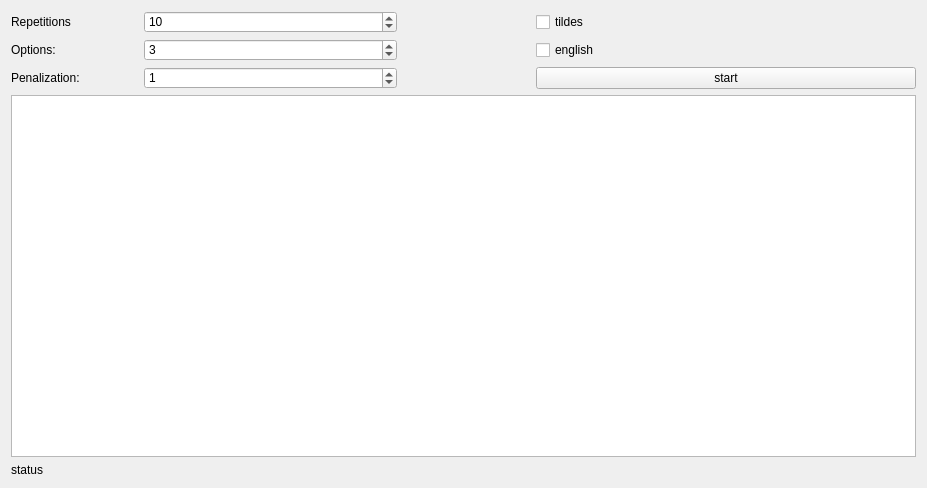
<?xml version="1.0" encoding="UTF-8"?>
<ui version="4.0">
 <class>ortograph</class>
 <widget class="QWidget" name="ortograph">
  <property name="geometry">
   <rect>
    <x>0</x>
    <y>0</y>
    <width>927</width>
    <height>488</height>
   </rect>
  </property>
  <property name="windowTitle">
   <string>ortograph</string>
  </property>
  <property name="styleSheet">
   <string notr="true">QLabel#lbl_question {
	background-color: rgb(255, 255, 255);
	font: 300 16pt;
	color: rgb(0, 0, 200)
}

QLabel#lbl_counter {
	color: rgb(0, 128, 128)
}


QOption {
	background-color: rgb(255, 255, 255, 150);
	border-radius: 10px;
/*    margin-left: 10px;*/
	font: 12pt;
}
</string>
  </property>
  <layout class="QVBoxLayout" name="verticalLayout">
   <item>
    <widget class="QStackedWidget" name="stackedWidget">
     <property name="currentIndex">
      <number>0</number>
     </property>
     <widget class="QWidget" name="page">
      <layout class="QGridLayout" name="gridLayout" columnstretch="1,2,1,3">
       <property name="margin">
        <number>0</number>
       </property>
       <item row="2" column="1">
        <widget class="QSpinBox" name="sb_penalizations">
         <property name="value">
          <number>1</number>
         </property>
        </widget>
       </item>
       <item row="0" column="0">
        <widget class="QLabel" name="label_2">
         <property name="text">
          <string>Repetitions</string>
         </property>
        </widget>
       </item>
       <item row="5" column="0" colspan="4">
        <widget class="QTreeView" name="tv_exam"/>
       </item>
       <item row="2" column="3">
        <widget class="QPushButton" name="pb_start">
         <property name="text">
          <string>start</string>
         </property>
        </widget>
       </item>
       <item row="1" column="0">
        <widget class="QLabel" name="label_3">
         <property name="text">
          <string>Options:</string>
         </property>
        </widget>
       </item>
       <item row="1" column="1">
        <widget class="QSpinBox" name="sb_options">
         <property name="maximum">
          <number>10</number>
         </property>
         <property name="value">
          <number>3</number>
         </property>
        </widget>
       </item>
       <item row="2" column="2">
        <spacer name="horizontalSpacer">
         <property name="orientation">
          <enum>Qt::Horizontal</enum>
         </property>
         <property name="sizeHint" stdset="0">
          <size>
           <width>40</width>
           <height>20</height>
          </size>
         </property>
        </spacer>
       </item>
       <item row="0" column="1">
        <widget class="QSpinBox" name="sb_repetitions">
         <property name="value">
          <number>10</number>
         </property>
        </widget>
       </item>
       <item row="2" column="0">
        <widget class="QLabel" name="label_4">
         <property name="text">
          <string>Penalization:</string>
         </property>
        </widget>
       </item>
       <item row="0" column="3">
        <widget class="QCheckBox" name="cb_tildes">
         <property name="text">
          <string>tildes</string>
         </property>
        </widget>
       </item>
       <item row="1" column="3">
        <widget class="QCheckBox" name="cb_english">
         <property name="text">
          <string>english</string>
         </property>
        </widget>
       </item>
      </layout>
     </widget>
     <widget class="QWidget" name="page_2">
      <layout class="QGridLayout" name="gridLayout_2">
       <property name="verticalSpacing">
        <number>10</number>
       </property>
       <item row="1" column="1">
        <widget class="QOption" name="option0">
         <property name="sizePolicy">
          <sizepolicy hsizetype="Preferred" vsizetype="Expanding">
           <horstretch>0</horstretch>
           <verstretch>0</verstretch>
          </sizepolicy>
         </property>
         <property name="text">
          <string>TextLabel</string>
         </property>
         <property name="wordWrap">
          <bool>true</bool>
         </property>
         <property name="indent">
          <number>10</number>
         </property>
        </widget>
       </item>
       <item row="3" column="1">
        <widget class="QOption" name="option2">
         <property name="sizePolicy">
          <sizepolicy hsizetype="Preferred" vsizetype="Expanding">
           <horstretch>0</horstretch>
           <verstretch>0</verstretch>
          </sizepolicy>
         </property>
         <property name="text">
          <string>TextLabel</string>
         </property>
         <property name="wordWrap">
          <bool>true</bool>
         </property>
         <property name="indent">
          <number>10</number>
         </property>
        </widget>
       </item>
       <item row="0" column="0">
        <widget class="QLabel" name="lbl_counter">
         <property name="sizePolicy">
          <sizepolicy hsizetype="Minimum" vsizetype="Preferred">
           <horstretch>0</horstretch>
           <verstretch>0</verstretch>
          </sizepolicy>
         </property>
         <property name="text">
          <string>counter</string>
         </property>
        </widget>
       </item>
       <item row="7" column="1">
        <widget class="QOption" name="option6">
         <property name="sizePolicy">
          <sizepolicy hsizetype="Preferred" vsizetype="Expanding">
           <horstretch>0</horstretch>
           <verstretch>0</verstretch>
          </sizepolicy>
         </property>
         <property name="text">
          <string>TextLabel</string>
         </property>
         <property name="wordWrap">
          <bool>true</bool>
         </property>
         <property name="indent">
          <number>10</number>
         </property>
        </widget>
       </item>
       <item row="9" column="1">
        <widget class="QOption" name="option8">
         <property name="sizePolicy">
          <sizepolicy hsizetype="Preferred" vsizetype="Expanding">
           <horstretch>0</horstretch>
           <verstretch>0</verstretch>
          </sizepolicy>
         </property>
         <property name="text">
          <string>TextLabel</string>
         </property>
         <property name="wordWrap">
          <bool>true</bool>
         </property>
         <property name="indent">
          <number>10</number>
         </property>
        </widget>
       </item>
       <item row="6" column="1">
        <widget class="QOption" name="option5">
         <property name="sizePolicy">
          <sizepolicy hsizetype="Preferred" vsizetype="Expanding">
           <horstretch>0</horstretch>
           <verstretch>0</verstretch>
          </sizepolicy>
         </property>
         <property name="text">
          <string>TextLabel</string>
         </property>
         <property name="wordWrap">
          <bool>true</bool>
         </property>
         <property name="indent">
          <number>10</number>
         </property>
        </widget>
       </item>
       <item row="8" column="1">
        <widget class="QOption" name="option7">
         <property name="sizePolicy">
          <sizepolicy hsizetype="Preferred" vsizetype="Expanding">
           <horstretch>0</horstretch>
           <verstretch>0</verstretch>
          </sizepolicy>
         </property>
         <property name="text">
          <string>TextLabel</string>
         </property>
         <property name="wordWrap">
          <bool>true</bool>
         </property>
         <property name="indent">
          <number>10</number>
         </property>
        </widget>
       </item>
       <item row="2" column="1">
        <widget class="QOption" name="option1">
         <property name="sizePolicy">
          <sizepolicy hsizetype="Preferred" vsizetype="Expanding">
           <horstretch>0</horstretch>
           <verstretch>0</verstretch>
          </sizepolicy>
         </property>
         <property name="text">
          <string>TextLabel</string>
         </property>
         <property name="wordWrap">
          <bool>true</bool>
         </property>
         <property name="indent">
          <number>10</number>
         </property>
        </widget>
       </item>
       <item row="0" column="1">
        <widget class="QLabel" name="lbl_question">
         <property name="sizePolicy">
          <sizepolicy hsizetype="Expanding" vsizetype="Fixed">
           <horstretch>0</horstretch>
           <verstretch>0</verstretch>
          </sizepolicy>
         </property>
         <property name="text">
          <string>QUESTION</string>
         </property>
         <property name="alignment">
          <set>Qt::AlignCenter</set>
         </property>
         <property name="wordWrap">
          <bool>true</bool>
         </property>
         <property name="margin">
          <number>8</number>
         </property>
        </widget>
       </item>
       <item row="10" column="1">
        <widget class="QOption" name="option9">
         <property name="sizePolicy">
          <sizepolicy hsizetype="Preferred" vsizetype="Expanding">
           <horstretch>0</horstretch>
           <verstretch>0</verstretch>
          </sizepolicy>
         </property>
         <property name="text">
          <string>TextLabel</string>
         </property>
         <property name="wordWrap">
          <bool>true</bool>
         </property>
         <property name="indent">
          <number>10</number>
         </property>
        </widget>
       </item>
       <item row="5" column="1">
        <widget class="QOption" name="option4">
         <property name="sizePolicy">
          <sizepolicy hsizetype="Preferred" vsizetype="Expanding">
           <horstretch>0</horstretch>
           <verstretch>0</verstretch>
          </sizepolicy>
         </property>
         <property name="text">
          <string>TextLabel</string>
         </property>
         <property name="wordWrap">
          <bool>true</bool>
         </property>
         <property name="indent">
          <number>10</number>
         </property>
        </widget>
       </item>
       <item row="4" column="1">
        <widget class="QOption" name="option3">
         <property name="sizePolicy">
          <sizepolicy hsizetype="Preferred" vsizetype="Expanding">
           <horstretch>0</horstretch>
           <verstretch>0</verstretch>
          </sizepolicy>
         </property>
         <property name="text">
          <string>TextLabel</string>
         </property>
         <property name="wordWrap">
          <bool>true</bool>
         </property>
         <property name="indent">
          <number>10</number>
         </property>
        </widget>
       </item>
       <item row="11" column="1">
        <spacer name="verticalSpacer">
         <property name="orientation">
          <enum>Qt::Vertical</enum>
         </property>
         <property name="sizeType">
          <enum>QSizePolicy::MinimumExpanding</enum>
         </property>
         <property name="sizeHint" stdset="0">
          <size>
           <width>20</width>
           <height>40</height>
          </size>
         </property>
        </spacer>
       </item>
      </layout>
     </widget>
     <widget class="QWidget" name="page_3">
      <layout class="QVBoxLayout" name="verticalLayout_2">
       <item>
        <widget class="QLabel" name="label">
         <property name="styleSheet">
          <string notr="true">color: rgb(0, 192, 0);
font: 75 24pt &quot;Ubuntu&quot;;
background-color: rgb(255, 255, 255);</string>
         </property>
         <property name="text">
          <string>CONGRATULATIONS</string>
         </property>
         <property name="alignment">
          <set>Qt::AlignCenter</set>
         </property>
        </widget>
       </item>
       <item>
        <widget class="QPlainTextEdit" name="pte_report"/>
       </item>
       <item>
        <widget class="QPushButton" name="pushButton">
         <property name="text">
          <string>RESET</string>
         </property>
        </widget>
       </item>
      </layout>
     </widget>
    </widget>
   </item>
   <item>
    <widget class="QLabel" name="lbl_status">
     <property name="text">
      <string>status</string>
     </property>
    </widget>
   </item>
  </layout>
 </widget>
 <layoutdefault spacing="6" margin="11"/>
 <customwidgets>
  <customwidget>
   <class>QOption</class>
   <extends>QLabel</extends>
   <header>qoption.h</header>
  </customwidget>
 </customwidgets>
 <resources/>
 <connections/>
</ui>
